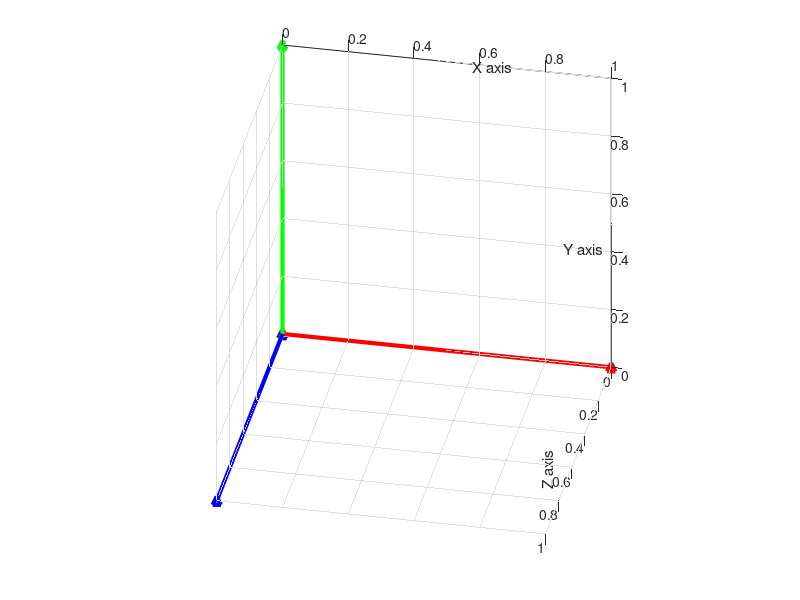

Here is the MATLAB script that generated this plot:
point1 = [1,0,0];
point2 = [0,1,0];
point3 = [0,0,1];
origin = [0,0,0];
figure;hold on;
plot3([origin(1) point1(1)],[origin(2) point1(2)],[origin(3) point1(3)],'r-^', 'LineWidth',3);
plot3([origin(1) point2(1)],[origin(2) point2(2)],[origin(3) point2(3)],'g-^', 'LineWidth',3);
plot3([origin(1) point3(1)],[origin(2) point3(2)],[origin(3) point3(3)],'b-^', 'LineWidth',3);
grid on;
xlabel('X axis'), ylabel('Y axis'), zlabel('Z axis')
set(gca,'CameraPosition',[1 2 3]);